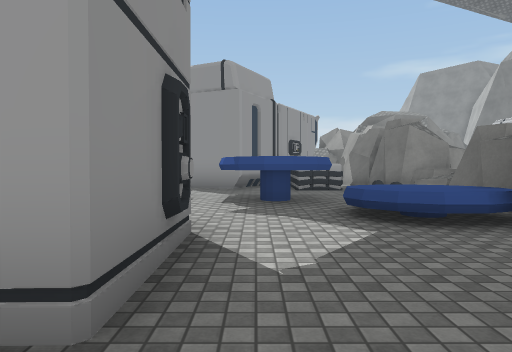
[1] (above)

18 first-person views from a walk through a scene from a Unity 3-D project. The camera is 1.3 m above the floor, tilts 2° down and sees 70° across. The floor is counted in squares, 2 m on a side. Each view is taken from the middle of a square. On the plan, view 1 faces up. The plan holds only what a view shows up to about 11 squares ahead; the rest is blank. The place goes on beyond the plan. The player is left out. Some surface patterns are stand-ins.

[2]
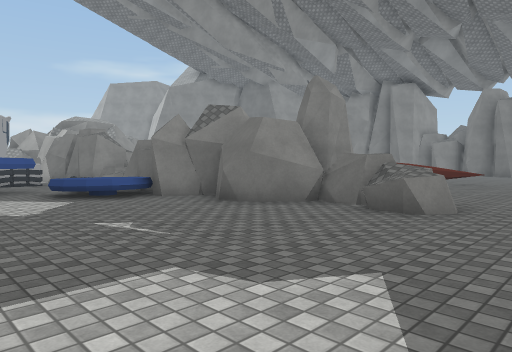

[3]
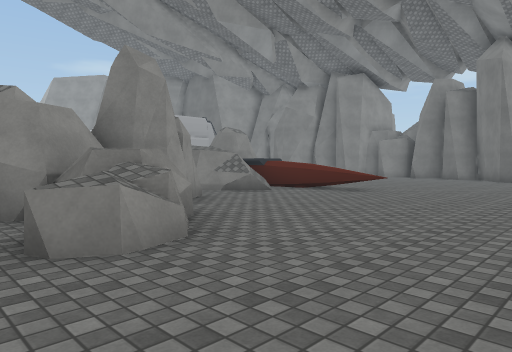

[4]
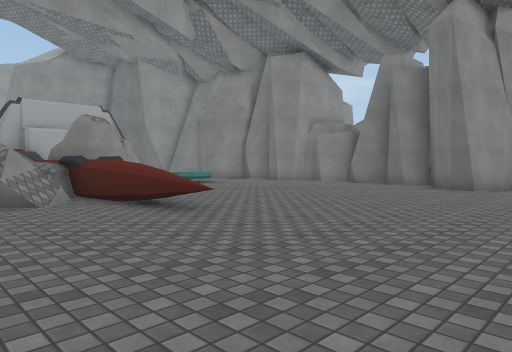

[5]
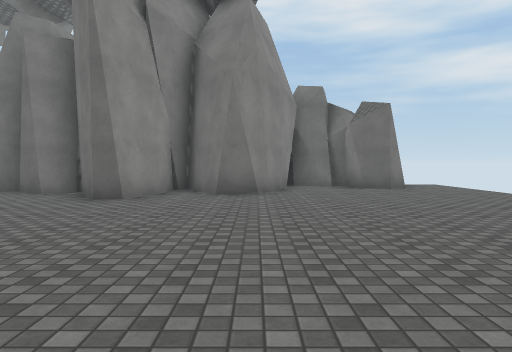

[6]
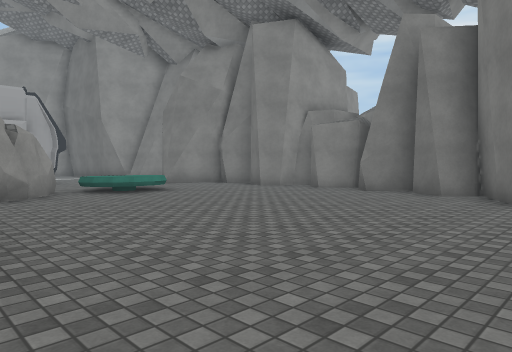

[7]
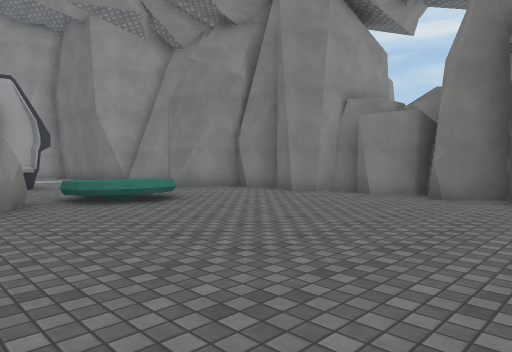

[8]
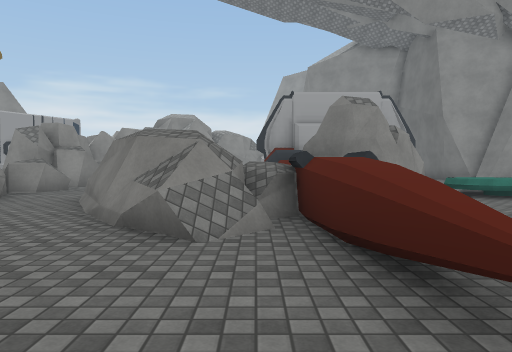

[9]
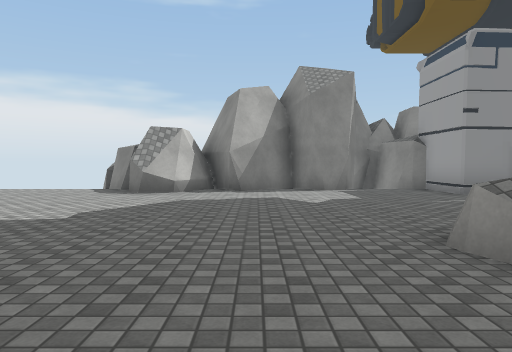

[10]
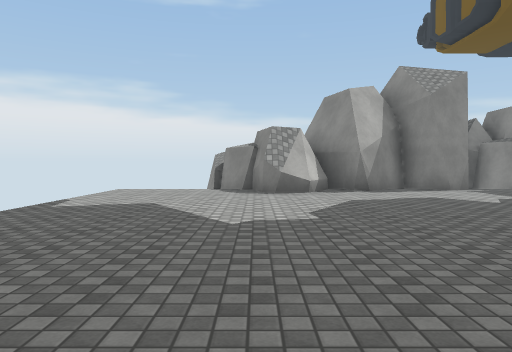

[11]
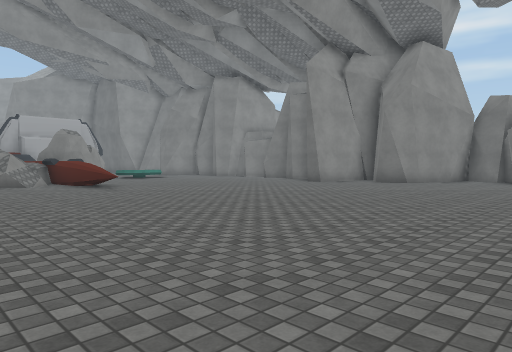

[12]
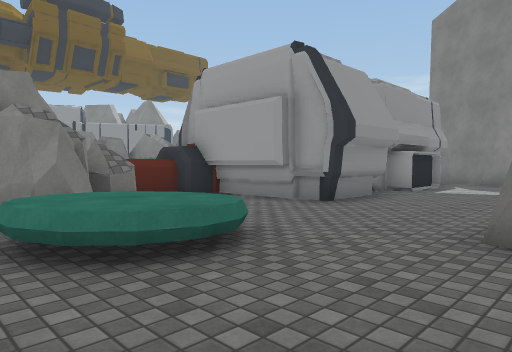

[13]
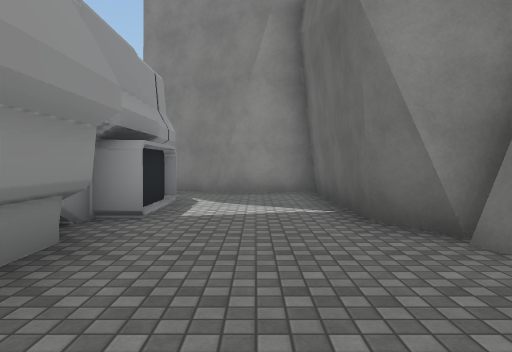

[14]
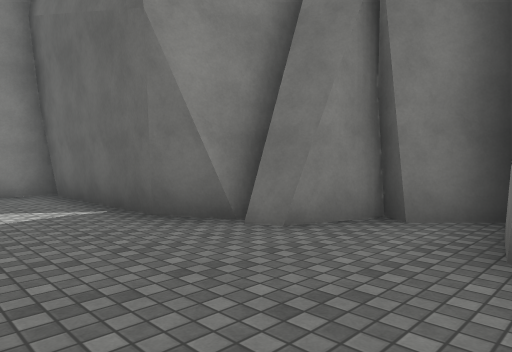

[15]
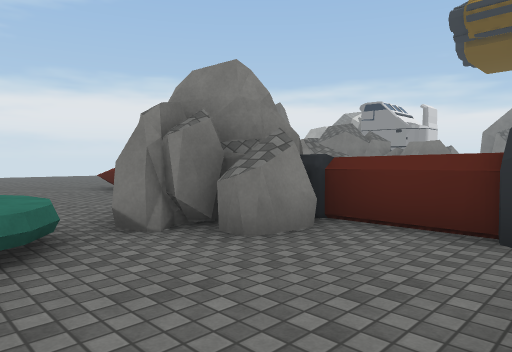

[16]
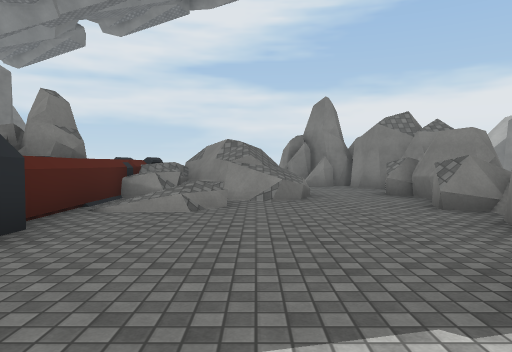

[17]
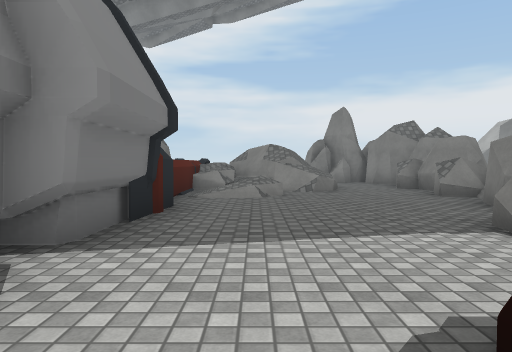

[18]
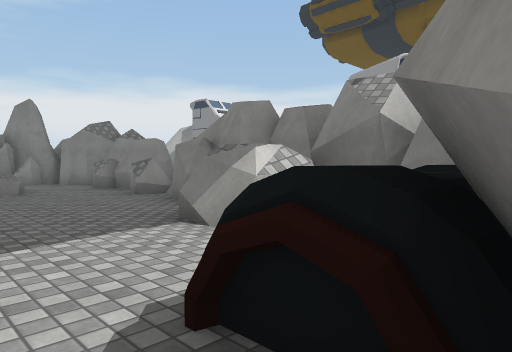

### Floor plan
Key: @ floor where view 1 was taken; # wall or solid block; . floor; / step, stairs or slope; = window, fence, low wall or low ledge; ^ raised ledge; R rock; O other object.
Columns run from 3 left of view 1 to 22 right of it. Each row starts with its distance up from view 1.
 18                  #####
 17                  #...#
 16                  #...#
 15           ##.    #...#
 14         # ^^..   #...#
 13         # ....   #...#
 12        ##R....#  #...##
 11       ##RR....#  #....##
 10  ###O ###.....####.....#
  9  ...OO###.....^......###
  8   ....O^#...//^......##
  7   .OO..#^...//^RROOO..##
  6   .OO..##.^^/^RRR.O...##
  5   ..OO##^..##^^.......##
  4    ..O###..##^^.......##
  3   #....##R..#^^........##
  2 ###....##RR...^.......##
  1 #......##.....^.......##
  0 #..@....#.....=.......#
 -1 ##.....^^............##
 -2 #.....................##
 -3 ##....................##
 -4 #......... ...........###
 -5 ###....... .............##
 -6 ##.......................#
 -7 #.......................##
 -8  ........ ..............#
 -9  ......   ....       ....

Positions as (right, up) in squares from view 1, and headings:
1: (0, 0), facing up
2: (-1, -3), facing up-right
3: (3, -4), facing up-right
4: (8, -4), facing up-right
5: (11, -4), facing right
6: (11, -2), facing up-right
7: (12, 0), facing up-right
8: (10, -1), facing up
9: (7, -3), facing left
10: (7, -6), facing left
11: (7, -9), facing up-right
12: (18, 5), facing up-left
13: (16, 9), facing up
14: (15, 9), facing up-right
15: (15, 10), facing down-left
16: (8, 13), facing down
17: (9, 15), facing down
18: (9, 15), facing down-left
